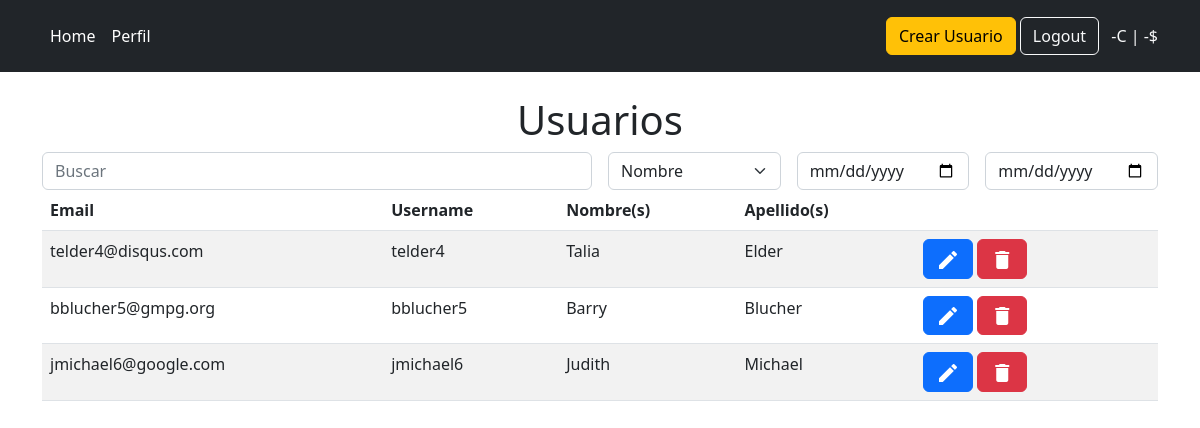
Screenshot of / (signed in) with the database file from the repository.
### user/models.py (models this page shows, shortened)
class User(AbstractBaseUser, PermissionsMixin):
	username = models.CharField(
		verbose_name="usuario",
		max_length=30,
		unique=True
	)
	email = models.EmailField(
		verbose_name="e-mail",
		max_length=255,
		unique=True
	)
	first_name = models.CharField(
		verbose_name="nombre(s)",
		max_length=50,
	)
	last_name = models.CharField(
		verbose_name="apellido(s)",
		max_length=50,
	)
	credits = models.PositiveIntegerField(
		verbose_name='créditos',
		default=0
	)
	is_active = models.BooleanField(
		verbose_name="activo",
		default=True
	)
	date_joined = models.DateTimeField(
		verbose_name='date joined',
		auto_now_add=True
	)
	registred_by = models.ForeignKey(
		to=Usr,
		on_delete=models.SET_NULL,
		related_name="registred_users",
		null=True,
		blank=True
	)
	type = models.PositiveBigIntegerField(
		choices=(
			(1, 'Superusuario'),
			(2, 'Administrador'),
			(3, 'Distribuidor'),
			(4, 'Cliente'),
		)
	)
	objects = UserManager()
	USERNAME_FIELD = "username"
	REQUIRED_FIELDS = ["email", "first_name", "last_name", "type"]
	class Meta:
		permissions = (
			("manage_users", "puede acceder a las vistas de gestión de usuarios"),
			("change_credits", "puede cambiar creditós de los usuarios"),
		)
	@property
	def is_superuser(self):
		if self.type == 1:
			return True
		else:
			return False

### user/views.py (the view)
# urls.py: 2. Add a URL to urlpatterns:  path('', Home.as_view(), name='home')
@method_decorator(login_required(login_url="/login/"), name="dispatch")
@method_decorator(permission_required("user.manage_users", login_url="/profile/"), name="dispatch")
class Home(View):
	def get(self, request):
		if "search" not in request.GET and "f_inicio" not in request.GET and "f_fin" not in request.GET:
			pass
		elif not request.GET["search"] and not request.GET["f_inicio"] and not request.GET["f_fin"]:
			return redirect(to=("/"))
		default_page = 1
		page = request.GET.get('page', default_page)
		search = Search(request)
		search.makeQuery(request.GET)
		users = search.usuarios
		date_err = search.date_err
		items_per_page = 5
		paginator = Paginator(users, items_per_page)
		try:
			usuarios = paginator.page(page)
		except PageNotAnInteger:
			usuarios = paginator.page(default_page)
		except EmptyPage:
			usuarios = paginator.page(paginator.num_pages)
		get = request.GET
		url_params = ""
		if "search" in get:
			param = get["search"]
			url_params += f"&search={param}"
		if "filtro" in get:
			param = get["filtro"]
			url_params += f"&filtro={param}"
		if "f_inicio" in get:
			param = get["f_inicio"]
			url_params += f"&f_inicio={param}"
		if "f_fin" in get:
			param = get["f_fin"]
			url_params += f"&f_fin={param}"
		return render(
			request=request,
			template_name="user/home.html",
			context={
				"usuarios": usuarios,
				"date_err": date_err,
				"url_params": url_params
			}
		)

### user/templates/user/home.html (shortened to what this page needs)
{% extends "core/base.html" %}
{% load static %}
{% block content %}
	{% include "shared/header.html" %}
	<h1 class="display-6 mt-4 text-center">Usuarios</h1>
	<div class="container mt-1">
		<form novalidate="" method="GET">
			<div class="row g-3">
					<div class="col-sm-6">
						<input type="text" class="form-control" id="search" name="search" placeholder="Buscar"  >
					</div>
				<div class="col-sm-2">
					<select class="form-select" id="filtro" name="filtro"required="">
						<option value="1">Nombre</option>
					</select>
				</div>
					<div class="col-sm-2">
						<input type="date" class="form-control" id="f_inicio" name="f_inicio" data-bs-toggle="tooltip" data-bs-placement="bottom" title="Fecha inicial">
					</div>
					<div class="col-sm-2" data-bs-toggle="tooltip" data-bs-placement="bottom" title="Fecha final">
						<input type="date" class="form-control" id="f_fin" name="f_fin">
					</div>
			</div>
		</form>
		<table class="table table-striped">
			<thead>
				<tr>
					<th scope="col">Email</th>
					<th scope="col">Username</th>
					<th scope="col">Nombre(s)</th>
					<th scope="col">Apellido(s)</th>
					<th scope="col"></th>
					<th scope="col"></th>
				</tr>
			</thead>
			<tbody>
				{% for usuario in usuarios %}
					<tr>
						<td>{{ usuario.email }}</td>
						<td>{{ usuario.username }}</td>
						<td>{{ usuario.first_name }}</td>
						<td>{{ usuario.last_name }}</td>
						<td>
							<a
								href="{% url 'edit' usuario.username %}"
									class="btn btn-primary"
							>
								<span class="material-icons align-middle">
								</span>
							</a>
							<a
								href="{% url 'delete' usuario.username %}"
								{% if usuario.registred_by == request.user %}
								class="btn btn-danger"
								{% else %}
								class="btn btn-danger disabled"
								{% endif %}
							>
								<span class="material-icons align-middle">
								</span>
							</a>
						</td>
						<td></td>
					</tr>
				{% endfor %}
			</tbody>
		</table>
	</div>
{% endblock content %}

### rows the page displays
User: email "telder4@disqus.com", username "telder4", first_name "Talia", last_name "Elder"
User: email "bblucher5@gmpg.org", username "bblucher5", first_name "Barry", last_name "Blucher"
User: email "jmichael6@google.com", username "jmichael6", first_name "Judith", last_name "Michael"
